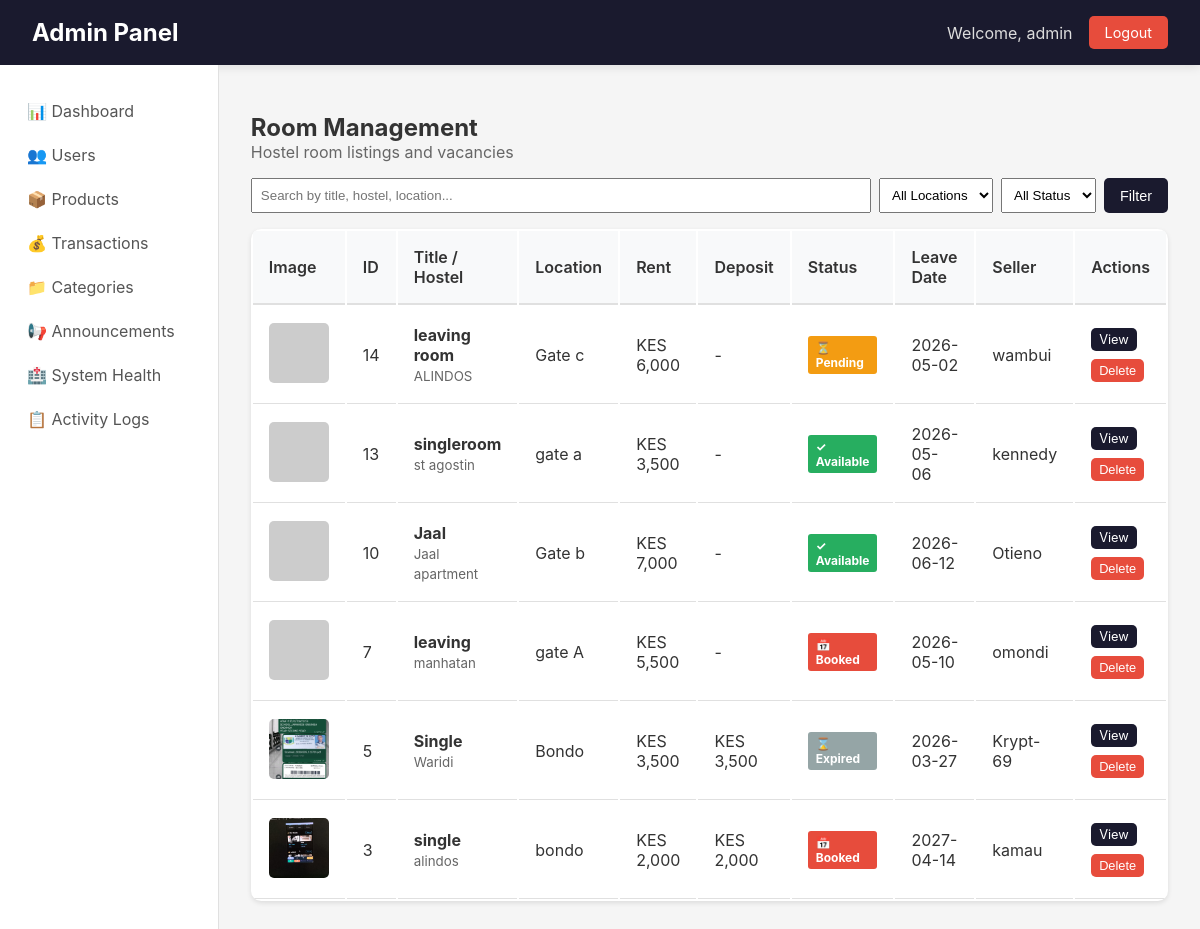
Before: /admin/rooms (signed in) with the older database file.
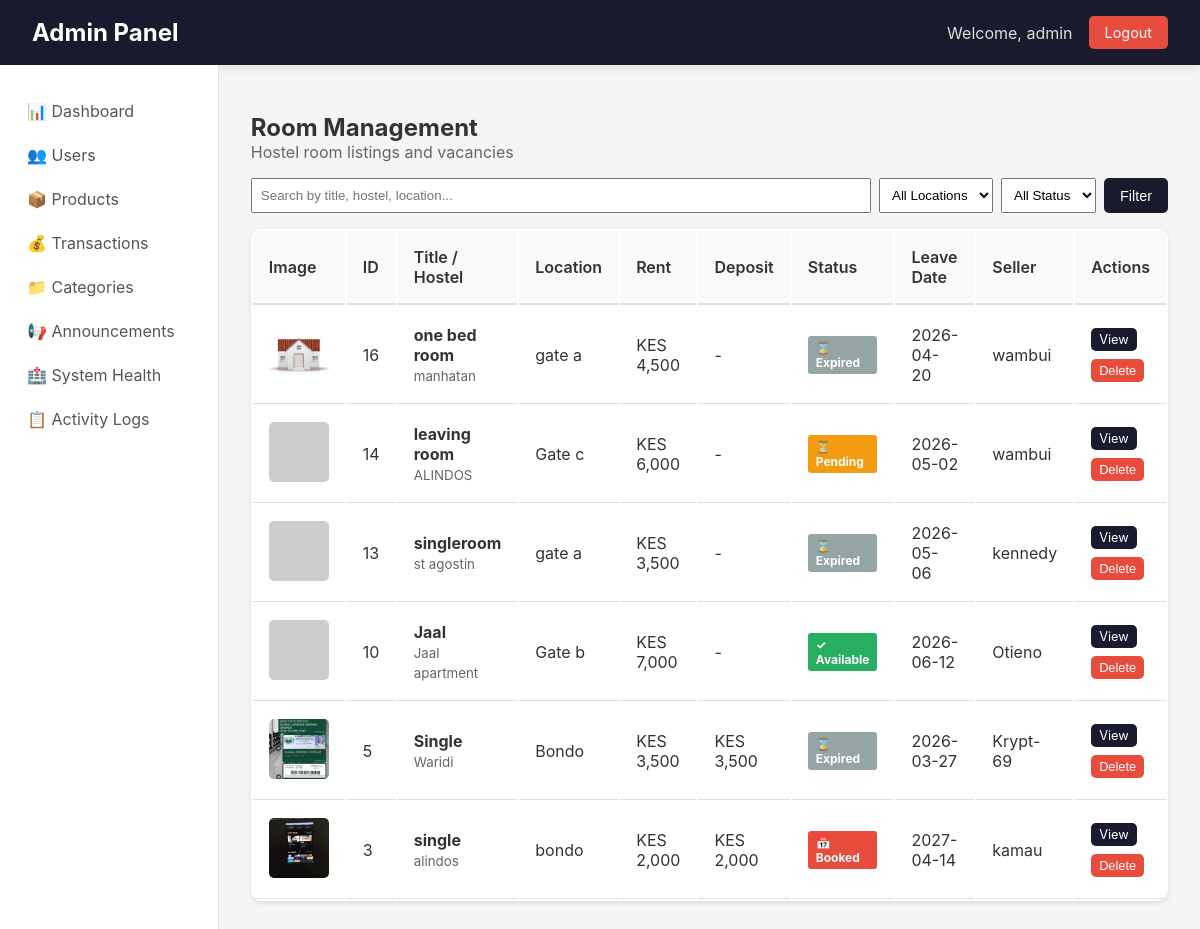
After: the same page with the newer database file.
### app/models.py (models this page shows, shortened)
class User(UserMixin, db.Model):
    __tablename__ = 'users'
    id = db.Column(db.Integer, primary_key=True)
    username = db.Column(db.String(80), unique=True, nullable=False)
    email = db.Column(db.String(120), unique=True, nullable=False)
    password_hash = db.Column(db.String(256))
    phone = db.Column(db.String(20))
    created_at = db.Column(db.DateTime, default=datetime.utcnow)
    google_id = db.Column(db.String(100), unique=True, nullable=True)
    profile_picture = db.Column(db.String(500), nullable=True)
    products = db.relationship('Product',
        foreign_keys='Product.seller_id',
        back_populates='seller',
        lazy=True
    )
    payments = db.relationship('Payment',
        back_populates='payment_user',
        lazy=True
    )
    phone_number = db.Column(db.String(20))
    campus_location = db.Column(db.String(100))
    hostel_name = db.Column(db.String(100))
    hostel_room = db.Column(db.String(20))
    whatsapp_number = db.Column(db.String(20))
    show_contact_details = db.Column(db.Boolean, default=True)
    contact_preference = db.Column(db.String(20), default='whatsapp')
    is_admin = db.Column(db.Boolean, default=False)
    conversations_as_buyer = db.relationship('Chat',
        foreign_keys='Chat.buyer_id',
        back_populates='buyer',
        lazy=True,
        cascade='all, delete-orphan'
    )
    conversations_as_seller = db.relationship('Chat',
        foreign_keys='Chat.seller_id',
        back_populates='seller',
        lazy=True,
        cascade='all, delete-orphan'
    )
    sent_messages = db.relationship('Message',
        foreign_keys='Message.sender_id',
        back_populates='sender',
        lazy=True,
        cascade='all, delete-orphan'
    )
    sent_offers = db.relationship('Offer',
        foreign_keys='Offer.buyer_id',
        back_populates='offer_buyer',
        lazy=True
    )
    received_offers = db.relationship('Offer',
        foreign_keys='Offer.seller_id',
        back_populates='offer_seller',
        lazy=True
    )

class Product(db.Model):
    __tablename__ = 'products'
    id = db.Column(db.Integer, primary_key=True)
    title = db.Column(db.String(100), nullable=False)
    description = db.Column(db.Text)
    price = db.Column(db.Float, nullable=False)
    condition = db.Column(db.String(20))
    contact_info = db.Column(db.Text)
    is_fast_moving = db.Column(db.Boolean, default=False)
    is_active = db.Column(db.Boolean, default=True)
    is_sold = db.Column(db.Boolean, default=False)
    Token = db.Column(db.Float, nullable=False)
    category_id = db.Column(db.Integer, db.ForeignKey('categories.id'), nullable=False)
    seller_id = db.Column(db.Integer, db.ForeignKey('users.id'), nullable=False)
    image_group_id = db.Column(db.Integer, db.ForeignKey('product_image_groups.id'), nullable=True)
    created_at = db.Column(db.DateTime, default=datetime.utcnow)
    updated_at = db.Column(db.DateTime, default=datetime.utcnow, onupdate=datetime.utcnow)
    hostel_name = db.Column(db.String(100), nullable=False, default='')
    location = db.Column(db.String(100), nullable=False, default='')
    leave_date = db.Column(db.DateTime, nullable=False, default=datetime.utcnow)
    room_type = db.Column(db.String(20), default='single')
    deposit = db.Column(db.Float, default=0)
    commission_percentage = db.Column(db.Float, default=0)
    is_commission_listing = db.Column(db.Boolean, default=False)
    status = db.Column(db.String(20), default='available')
    agreement_user_id = db.Column(db.Integer, db.ForeignKey('users.id'), nullable=True)
    agreement_expires_at = db.Column(db.DateTime, nullable=True)
    booked_at = db.Column(db.DateTime, nullable=True)
    total_unlocks = db.Column(db.Integer, default=0)
    last_interest_update = db.Column(db.DateTime, default=datetime.utcnow)
    payments = db.relationship('Payment', back_populates='product', lazy=True, cascade="all, delete-orphan")
    chats = db.relationship('Chat', back_populates='product', lazy=True, cascade='all, delete-orphan')
    offers = db.relationship('Offer', back_populates='product', lazy=True, cascade='all, delete-orphan')
    unlocks = db.relationship(
    'ProductUnlock',
    back_populates='product',
    cascade='all, delete-orphan'
)
    notifications = db.relationship(
    'Notification',
    back_populates='product',
    cascade='all, delete-orphan'
)
    agreement_user = db.relationship('User', foreign_keys=[agreement_user_id])
    category = db.relationship('Category', back_populates='products')
    seller = db.relationship('User', foreign_keys=[seller_id], back_populates='products')
    image_group = db.relationship('ProductImageGroup', back_populates='product')

class ProductImage(db.Model):
    __tablename__ = 'product_images'
    id = db.Column(db.Integer, primary_key=True)
    filename = db.Column(db.String(255), nullable=False)
    filepath = db.Column(db.String(500), nullable=False)
    uploaded_at = db.Column(db.DateTime, default=datetime.utcnow)
    group_id = db.Column(db.Integer, db.ForeignKey('product_image_groups.id'))
    group = db.relationship('ProductImageGroup', back_populates='images')

### app/admin/routes.py (the view)
@admin_bp.route('/rooms')
@login_required
@admin_required
def rooms():
    page = request.args.get('page', 1, type=int)
    search = request.args.get('search', '')
    status = request.args.get('status', 'all')
    location = request.args.get('location', '')
    query = Product.query.filter(
        Product.hostel_name != '',
        Product.hostel_name.isnot(None)
    )
    if search:
        query = query.filter(
            (Product.title.ilike(f'%{search}%')) |
            (Product.hostel_name.ilike(f'%{search}%')) |
            (Product.location.ilike(f'%{search}%'))
        )
    if location:
        query = query.filter(Product.location.ilike(f'%{location}%'))
    if status == 'available':
        query = query.filter(Product.status == 'available', Product.is_active == True)
    elif status == 'pending':
        query = query.filter(Product.status == 'pending')
    elif status == 'booked':
        query = query.filter(Product.status == 'booked')
    elif status == 'expired':
        query = query.filter(Product.status == 'expired')
    elif status == 'inactive':
        query = query.filter(Product.is_active == False)
    rooms = query.order_by(Product.created_at.desc()).paginate(page=page, per_page=20, error_out=False)
    locations = db.session.query(Product.location).filter(
        Product.hostel_name != '',
        Product.location != ''
    ).distinct().all()
    locations = [loc[0] for loc in locations if loc[0]]
    return render_template('admin/rooms.html', rooms=rooms, search=search, status=status, location=location, locations=locations)

### app/admin/routes.py (called while the page is built)
def admin_required(f):
    @wraps(f)
    def decorated_function(*args, **kwargs):
        if not current_user.is_authenticated:
            flash('Please login to access admin area.', 'warning')
            return redirect(url_for('auth.login'))
        if not current_user.is_admin:
            flash('Admin access required.', 'error')
            return redirect(url_for('main.index'))
        return f(*args, **kwargs)
    return decorated_function

### app/models.py (called while the page is built)
@login_manager.user_loader
def load_user(user_id):
    return User.query.get(int(user_id))

### app/templates/admin/rooms.html (shortened to what this page needs)
{% extends "admin/base.html" %}
{% block content %}
<h2>Room Management</h2>
<p style="color: #666; margin-bottom: 1rem;">Hostel room listings and vacancies</p>
<div style="margin-bottom: 1rem;">
    <form method="GET" style="display: flex; gap: 0.5rem; flex-wrap: wrap;">
        <input type="text" name="search" placeholder="Search by title, hostel, location..." value="{{ search }}" style="flex: 2; padding: 0.5rem;">
        <select name="location" style="padding: 0.5rem;">
            <option value="">All Locations</option>
        </select>
        <select name="status" style="padding: 0.5rem;">
            <option value="all" {% if status == 'all' %}selected{% endif %}>All Status</option>
        </select>
        <button type="submit" class="btn btn-primary">Filter</button>
    </form>
</div>
<table class="data-table">
    <thead>
        <tr>
            <th>Image</th>
            <th>ID</th>
            <th>Title / Hostel</th>
            <th>Location</th>
            <th>Rent</th>
            <th>Deposit</th>
            <th>Status</th>
            <th>Leave Date</th>
            <th>Seller</th>
            <th>Actions</th>
        </tr>
    </thead>
    <tbody>
        {% for room in rooms.items %}
        <tr>
            <td>
                {% if room.image_group and room.image_group.images %}
                    <img src="{{ url_for('static', filename='uploads/product_images/' + room.image_group.images[0].filename) }}"
                         class="room-image"
                         alt="{{ room.title }}"
                         onerror="this.onerror=null; this.src='https://via.placeholder.com/60?text=No+Image'">
                {% else %}
                    <div style="width: 60px; height: 60px; background: #f0f0f0; display: flex; align-items: center; justify-content: center; border-radius: 5px;">🏠</div>
                {% endif %}
            </td>
            <td>{{ room.id }}</td>
            <td>
                <strong>{{ room.title[:35] }}</strong><br>
                <small style="color: #666;">{{ room.hostel_name }}</small>
            </td>
            <td>{{ room.location }}</td>
            <td>KES {{ "{:,.0f}".format(room.price) }}</td>
            <td>{% if room.deposit > 0 %}KES {{ "{:,.0f}".format(room.deposit) }}{% else %}-{% endif %}</td>
            <td>
                <span class="status-badge status-{{ room.status }}">
                    {% if room.status == 'available' %}✓ Available
                    {% elif room.status == 'pending' %}⏳ Pending
                    {% elif room.status == 'booked' %}📅 Booked
                    {% elif room.status == 'expired' %}⌛ Expired
                    {% else %}❌ Inactive{% endif %}
                </span>
            </td>
            <td>{{ room.leave_date.strftime('%Y-%m-%d') if room.leave_date else '-' }}</td>
            <td>{{ room.seller.username if room.seller else 'N/A' }}</td>
            <td>
                <div style="display: flex; gap: 0.5rem; flex-wrap: wrap;">
                    <a href="{{ url_for('admin.room_detail', room_id=room.id) }}" class="btn btn-sm btn-primary">View</a>
                    <form method="POST" action="{{ url_for('admin.delete_room', room_id=room.id) }}"
                          onsubmit="return confirm('Delete this room listing? This cannot be undone.');"
                          style="display: inline;">
                        <button type="submit" class="btn btn-sm btn-danger">Delete</button>
                    </form>
                </div>
            </td>
        </tr>
        {% endfor %}
    </tbody>
</table>
{% endblock %}

### app/templates/admin/base.html (shortened to what this page needs)
<!DOCTYPE html>
<html lang="en">
<head>
</head>
<body>
    <header class="admin-header">
        <h1><a href="{{ url_for('admin.dashboard') }}">Admin Panel</a></h1>
        <div class="admin-user">
            <span>Welcome, {{ current_user.username }}</span>
            <a href="{{ url_for('auth.logout') }}" class="logout-btn">Logout</a>
        </div>
    </header>
    <div class="admin-container">
        <nav class="admin-sidebar">
            <a href="{{ url_for('admin.dashboard') }}" class="{% if request.endpoint == 'admin.dashboard' %}active{% endif %}">
                📊 Dashboard
            </a>
            <a href="{{ url_for('admin.users') }}" class="{% if request.endpoint == 'admin.users' or request.endpoint == 'admin.user_detail' %}active{% endif %}">
                👥 Users
            </a>
            <a href="{{ url_for('admin.products') }}" class="{% if request.endpoint == 'admin.products' %}active{% endif %}">
                📦 Products
            </a>
            <a href="{{ url_for('admin.transactions') }}" class="{% if request.endpoint == 'admin.transactions' %}active{% endif %}">
                💰 Transactions
            </a>
            <a href="{{ url_for('admin.categories') }}" class="{% if request.endpoint == 'admin.categories' %}active{% endif %}">
                📁 Categories
            </a>
            <a href="{{ url_for('announcements.admin') }}" class="{% if request.endpoint == 'announcements.admin' %}active{% endif %}">
    📢 Announcements
</a>
<a href="{{ url_for('admin.system_health') }}" class="{% if request.endpoint == 'admin.system_health' %}active{% endif %}">
    🏥 System Health
</a>
<a href="{{ url_for('admin.admin_logs') }}" class="{% if request.endpoint == 'admin.admin_logs' %}active{% endif %}">
    📋 Activity Logs
</a>
        </nav>
        <main class="admin-content">
            {% block content %}{% endblock %}
        </main>
    </div>
</body>
</html>

### app/templates/admin/base.html (style rules this page uses)
* { margin: 0; padding: 0; box-sizing: border-box; }
body { font-family: -apple-system, BlinkMacSystemFont, 'Segoe UI', Roboto, 'Helvetica Neue', Arial, sans-serif; background: #f5f5f5; color: #333; }
.admin-header { background: #1a1a2e; color: white; padding: 1rem 2rem; display: flex; justify-content: space-between; align-items: center; box-shadow: 0 2px 10px rgba(0,0,0,0.1); }
.admin-header h1 { font-size: 1.5rem; }
.admin-header h1 a { color: white; text-decoration: none; }
.admin-user { display: flex; align-items: center; gap: 1rem; }
.admin-user span { color: #ddd; }
.logout-btn { background: #e74c3c; color: white; padding: 0.5rem 1rem; text-decoration: none; border-radius: 5px; font-size: 0.9rem; }
.admin-container { display: flex; min-height: calc(100vh - 64px); }
.admin-sidebar { width: 250px; background: white; border-right: 1px solid #e0e0e0; padding: 1.5rem 0; }
.admin-sidebar a { display: block; padding: 0.75rem 1.5rem; color: #555; text-decoration: none; transition: all 0.3s; border-left: 3px solid transparent; }
.admin-content { flex: 1; padding: 2rem; }
.data-table { background: white; border-radius: 10px; overflow: hidden; box-shadow: 0 2px 5px rgba(0,0,0,0.1); width: 100%; }
.data-table th { background: #f8f9fa; padding: 1rem; text-align: left; font-weight: 600; border-bottom: 2px solid #e0e0e0; }
.data-table td { padding: 1rem; border-bottom: 1px solid #e0e0e0; }
.btn { padding: 0.5rem 1rem; border: none; border-radius: 5px; cursor: pointer; font-size: 0.9rem; text-decoration: none; display: inline-block; }
.btn-sm { padding: 0.25rem 0.5rem; font-size: 0.8rem; }
.btn-primary { background: #1a1a2e; color: white; }
.btn-danger { background: #e74c3c; color: white; }

### app/templates/admin/rooms.html (style rules this page uses)
.room-image { width: 60px; height: 60px; object-fit: cover; border-radius: 5px; }
.status-badge { display: inline-block; padding: 0.25rem 0.5rem; border-radius: 3px; font-size: 0.75rem; font-weight: bold; }
.status-available { background: #27ae60; color: white; }
.status-pending { background: #f39c12; color: white; }
.status-booked { background: #e74c3c; color: white; }
.status-expired { background: #95a5a6; color: white; }

Changed rows visible on the page:
removed Product: id "7", title "leaving", hostel_name "manhatan", location "gate A", price "5,500", status "📅 Booked", leave_date "2026-05-10", seller "omondi"
added Product: filename (picture), id "16", title "one bed room", hostel_name "manhatan", location "gate a", price "4,500", status "⌛ Expired", leave_date "2026-04-20", seller "wambui"
changed Product "singleroom": status "✓ Available" → "⌛ Expired"
